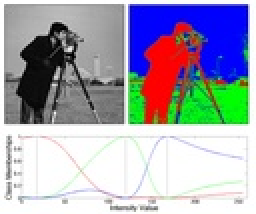
%> input picture Pruebas/Fast_C__and_Fuzzy_C_Means/sample.jpg, 128 x 107 px, shrunk from 1378 x 1154 before the run (shown 2 times larger)
$ octave --eval "result = ROISeg(imread('Fast_C__and_Fuzzy_C_Means/sample.jpg'));"   (GNU Octave 9; MATLAB toolbox functions it lacks are replaced by stand-ins)
%> lines starting %> are read from the running program, lines starting %| are printed output that depends on the picture; in (x1, y1, x2, y2) boxes, pixels count from 0 and x2, y2 are one past the last pixel; in counts of white or black regions, pixels touching at a corner belong together; the program's own positions count from 1
### Pruebas/preprorot.m
function [ imout,BW2,ori ] = preprorot( imin, varargin)
% Preprocessing

S = sum(imin,3);
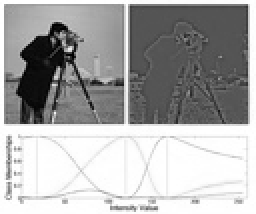
%> S: size 107x128 double (shown 2 times larger); min 0, max 765, mean 511.5; drawn with min black and max white

%Find brighter parts
[x,y]=find(S==max(S(:)));
%> x = 1103 values from 1 to 107; y = 1103 values from 1 to 128
inds=sub2ind(size(S),x,y);
%> inds = 1103 values from 1 to 13695
bright=zeros(size(S));
bright(inds)=1;
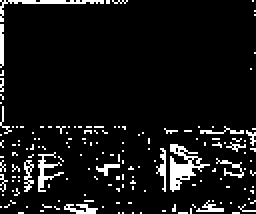
%> bright: size 107x128 double (shown 2 times larger); values 0 (black) and 1 (white), 8.1% white in thin lines or dots
bright=logical(bright);
%> bright: size 107x128 logical; 8.1% white in thin lines or dots
bright=imdilate(bright,strel('sphere',2));
%> bright: size 107x108 logical; every value is 1

%Find darker parts
[u,v]=find(S==min(S(:)));
%> u = [30; 32; 20; 20; 17; 40; 14; 34; 15; 25; 33; 15; 28; 28; 28; 29]; v = [13; 15; 19; 25; 26; 26; 27; 28; 31; 31; 31; 32; 35; 36; 37; 37]
inds2=sub2ind(size(S),u,v);
%> inds2 = [1314; 1530; 1946; 2588; 2692; 2715; 2796; 2923; 3225; 3235; 3243; 3332; 3666; 3773; 3880; 3881]
dark=zeros(size(S));
dark(inds2)=1;
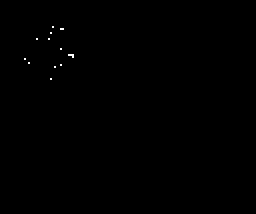
%> dark: size 107x128 double (shown 2 times larger); values 0 (black) and 1 (white), 0.12% white in thin lines or dots, all inside (x1, y1, x2, y2) = (12, 13, 37, 40)
dark=logical(dark);
dark=imdilate(dark,strel('sphere',2));
mask=dark | bright;

%Find differences in RGB channels
dif1=imabsdiff(imin(:,:,1),imin(:,:,2));
dif1=dif1>0;
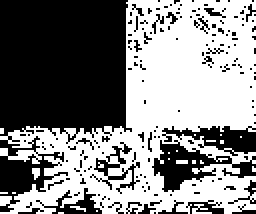
%> dif1: size 107x128 logical (shown 2 times larger); 52.2% white; 164 black regions (152 under 20 px), largest, box (x1, y1, x2, y2) and area: (0, 0, 66, 106) 4625, (76, 70, 128, 96) 527, (81, 63, 128, 78) 350
dif2=imabsdiff(imin(:,:,2),imin(:,:,3));
dif2=dif2>0;
%> dif2: size 107x128 logical; 55.3% white; 138 black regions (127 under 20 px), largest, box (x1, y1, x2, y2) and area: (0, 0, 66, 101) 4640, (78, 71, 128, 97) 423, (99, 63, 128, 78) 182
dif3=imabsdiff(imin(:,:,1),imin(:,:,3));
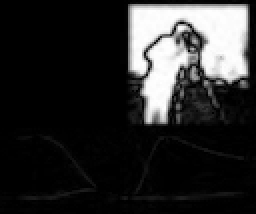
%> dif3: size 107x128 uint8 (shown 2 times larger); min 0, max 255, mean 41.9
dif3=dif3>0;
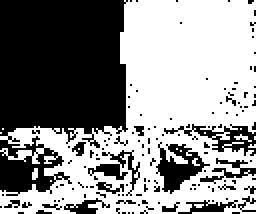
%> dif3: size 107x128 logical (shown 2 times larger); 55.4% white; 134 black regions (123 under 20 px), largest, box (x1, y1, x2, y2) and area: (0, 0, 64, 98) 4621, (78, 71, 105, 97) 320, (82, 62, 128, 78) 235
dif=dif1 | dif2| dif3;
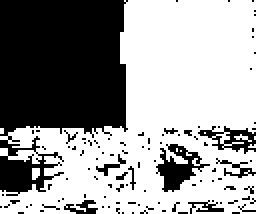
%> dif: size 107x128 logical (shown 2 times larger); 60.5% white; 103 black regions (96 under 20 px), largest, box (x1, y1, x2, y2) and area: (0, 0, 64, 98) 4458, (78, 72, 105, 96) 289, (99, 63, 128, 77) 167
%> the run ends on the next line
fullmask=mask|dif;
newim=rgb2gray(imin).*uint8(not(fullmask));

%Rotation & Inward Interpolation
BW2 = imfill(not(fullmask),'holes');
num=xor(BW2,not(fullmask));
num2=imdilate(num,strel('sphere',2));
newim2=regionfill(newim,num2);
stats = regionprops(BW2,'Orientation');
ori=stats.Orientation;
newim=imrotate(newim2,-ori(1),'bicubic','crop');
BW2=imrotate(BW2,-ori(1),'bicubic','crop');

%Median Filter
imfil = medfilt2(newim,[6 6]);

%Contrast-limited adaptive histogram equalization
imout= adapthisteq(imfil,'Distribution','rayleigh');

%Resize the image
if(nargin>1)
    szout=varargin{1};
    imout=imresize(imout,szout);
end

end

### Pruebas/ROISeg.m
function [ SegF ] = ROISeg( I1,varargin )
%ROI Segmentation
%   JI:66,7%
addpath(genpath('Chan-Vese'));

if(nargin>1)
    szo=varargin{1};
    I=preprorot(I1,szo);
else
     I=preprorot(I1);
     szo=size(I);
end
mask=im2bw(I,graythresh(I));
mask=imdilate(mask,strel('sphere',20));
Seg=chenvese(I,mask,1000,0.2,'vector');
SegF=imresize(Seg,szo,'bicubic');
end
